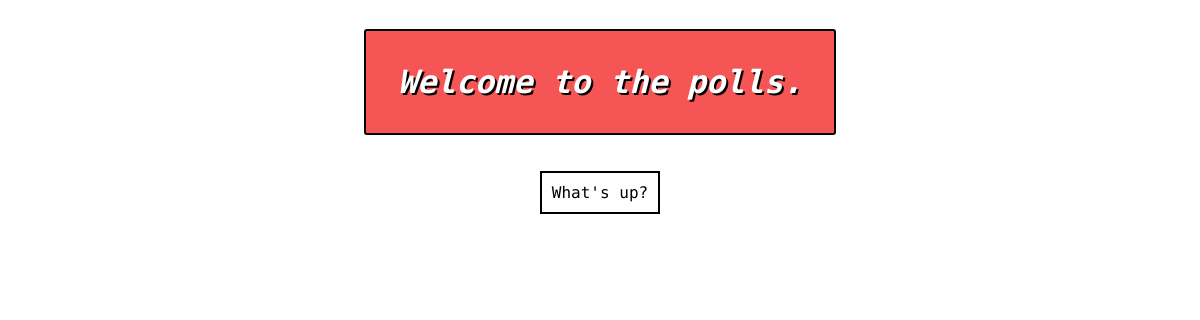
/polls/, run on an earlier commit of the app's database.
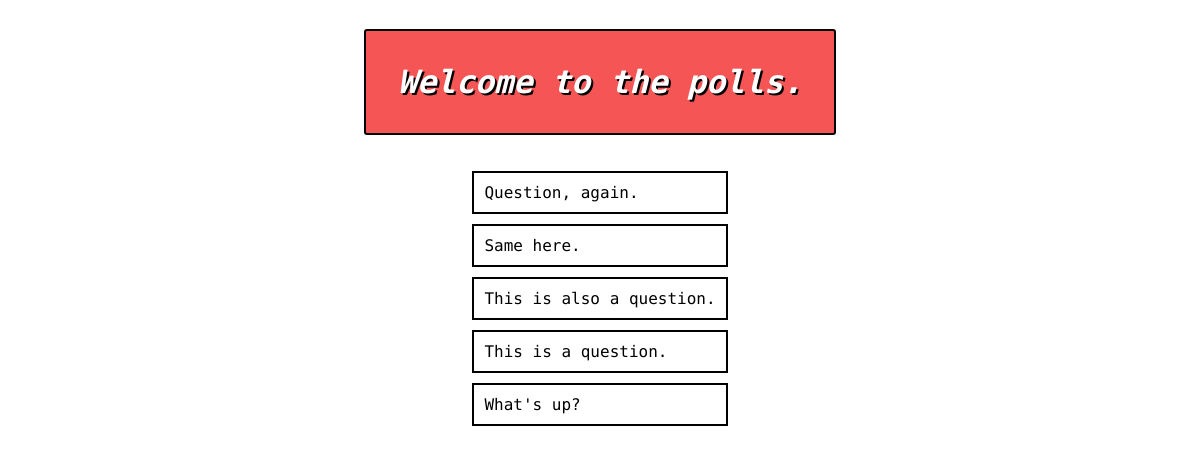
And on a later commit of the database.
### polls/models.py (models this page shows, shortened)
class Question(models.Model):
    question_text = models.CharField(max_length=200)
    pub_date = models.DateTimeField('date published')

### polls/views.py (the view)
# urls.py: path('', views.index, name='index'),
def index(request):
    latest_question_list = Question.objects.order_by('-pub_date')[:5]
    template = loader.get_template('polls/index.html')
    context = {
        'latest_question_list': latest_question_list,
    }
    return HttpResponse(template.render(context, request))

### polls/templates/polls/index.html (shortened to what this page needs)
<html>
<head>
</head>
<body>
  <h1>Welcome to the polls.</h1>
  {% if latest_question_list %}
  <ul>
    {% for question in latest_question_list %}
    <li><a href="/polls/{{ question.id }}/">{{ question.question_text }}</a></li>
    {% endfor %}
  </ul>
  {% else %}
  <p>No polls are available.</p>
  {% endif %}
</body>
</html>

### polls/templates/polls/index.html (style rules this page uses)
html { display: flex; width: 100vw; height: 100vh; justify-content: center; align-items: center !important; }
body { display: flex; flex-direction: column; width: 100vw; justify-content: center; align-items: center !important; font-family: 'Overpass Mono', monospace; }
li { display: flex; flex: 1; list-style: none; padding: 10px; margin: 10px 10px 10px -30px; border: 2px solid #000; }
a { color: #000; text-decoration: none; }
h1 { text-tranform: capitalize; font-style: italic; font-size: 2rem; color: #fff; background-color: hsl(0, 90%, 65%); font-weight: bolder; padding: 2rem; margin-bottom: 10px; border: 2px solid #000; border-radius: 3px; text-shadow: 2px 2px 0px #000; }

What changed in the data, as far as the page shows it:
added Question: question_text "Question, again."
added Question: question_text "Same here."
added Question: question_text "This is also a question."
added Question: question_text "This is a question."
